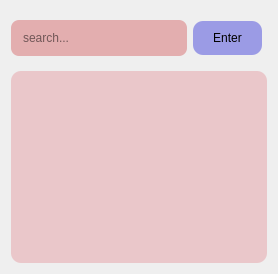
             <widget class="QWidget" name="medstock">
              <attribute name="title">
               <string>Current Records</string>
              </attribute>
              <layout class="QGridLayout" name="gridLayout_7">
               <item row="1" column="0">
                <widget class="QTableWidget" name="managepatientsrecords_tabrecords_view">
                 <property name="styleSheet">
                  <string notr="true">background-color: rgb(234, 199, 202);
border-radius: 10px;</string>
                 </property>
                </widget>
               </item>
               <item row="0" column="0">
                <widget class="QWidget" name="stocklinebuttonholder" native="true">
                 <property name="styleSheet">
                  <string notr="true">QPushButton {
	background-color: rgb(155, 155, 229);
	border:none;
	padding:10px 20px;
	border-radius:10px;
}

QPushButton:hover {
	
	background-color: rgb(100, 54, 227);
	color: white
}
</string>
                 </property>
                 <layout class="QGridLayout" name="gridLayout_3">
                  <property name="leftMargin">
                   <number>0</number>
                  </property>
                  <property name="rightMargin">
                   <number>5</number>
                  </property>
                  <item row="0" column="0">
                   <widget class="QLineEdit" name="managepatientsrecords_tabrecords_search">
                    <property name="styleSheet">
                     <string notr="true">background-color: rgb(227, 174, 175);
padding:10px;
border-radius:8px;</string>
                    </property>
                    <property name="text">
                     <string/>
                    </property>
                    <property name="placeholderText">
                     <string>search...</string>
                    </property>
                    <property name="clearButtonEnabled">
                     <bool>true</bool>
                    </property>
                   </widget>
                  </item>
                  <item row="0" column="1">
                   <widget class="QPushButton" name="managepatientsrecords_tabrecords_searchbutton">
                    <property name="cursor">
                     <cursorShape>PointingHandCursor</cursorShape>
                    </property>
                    <property name="styleSheet">
                     <string notr="true"/>
                    </property>
                    <property name="text">
                     <string>Enter</string>
                    </property>
                    <property name="checkable">
                     <bool>true</bool>
                    </property>
                    <property name="autoExclusive">
                     <bool>true</bool>
                    </property>
                   </widget>
                  </item>
                 </layout>
                </widget>
               </item>
              </layout>
             </widget>
